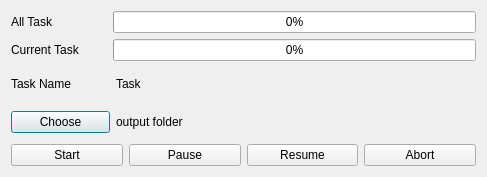
<?xml version="1.0" encoding="UTF-8"?>
<ui version="4.0">
 <class>Dialog</class>
 <widget class="QDialog" name="Dialog">
  <property name="geometry">
   <rect>
    <x>0</x>
    <y>0</y>
    <width>487</width>
    <height>177</height>
   </rect>
  </property>
  <property name="windowTitle">
   <string>Sequencing Manager</string>
  </property>
  <layout class="QVBoxLayout" name="verticalLayout">
   <item>
    <layout class="QHBoxLayout" name="horizontalLayout">
     <item>
      <widget class="QLabel" name="allTaskTextLabel">
       <property name="minimumSize">
        <size>
         <width>96</width>
         <height>0</height>
        </size>
       </property>
       <property name="text">
        <string>All Task</string>
       </property>
      </widget>
     </item>
     <item>
      <widget class="QProgressBar" name="allTaskProgressBar">
       <property name="value">
        <number>0</number>
       </property>
      </widget>
     </item>
    </layout>
   </item>
   <item>
    <layout class="QHBoxLayout" name="horizontalLayout_2">
     <item>
      <widget class="QLabel" name="currentTaskTextLabel">
       <property name="minimumSize">
        <size>
         <width>96</width>
         <height>0</height>
        </size>
       </property>
       <property name="text">
        <string>Current Task</string>
       </property>
      </widget>
     </item>
     <item>
      <widget class="QProgressBar" name="currentTaskProgressBar">
       <property name="value">
        <number>0</number>
       </property>
      </widget>
     </item>
    </layout>
   </item>
   <item>
    <layout class="QHBoxLayout" name="horizontalLayout_5">
     <item>
      <widget class="QLabel" name="allTaskInputTextLabel">
       <property name="minimumSize">
        <size>
         <width>96</width>
         <height>0</height>
        </size>
       </property>
       <property name="text">
        <string>Task Name</string>
       </property>
      </widget>
     </item>
     <item>
      <widget class="QLabel" name="currentTaskName">
       <property name="minimumSize">
        <size>
         <width>360</width>
         <height>0</height>
        </size>
       </property>
       <property name="text">
        <string>Task</string>
       </property>
      </widget>
     </item>
    </layout>
   </item>
   <item>
    <layout class="QHBoxLayout" name="horizontalLayout_4">
     <item>
      <widget class="QPushButton" name="outputFolderButton">
       <property name="text">
        <string>Choose</string>
       </property>
      </widget>
     </item>
     <item>
      <widget class="QLabel" name="outputfolder">
       <property name="minimumSize">
        <size>
         <width>360</width>
         <height>0</height>
        </size>
       </property>
       <property name="text">
        <string>output folder</string>
       </property>
      </widget>
     </item>
    </layout>
   </item>
   <item>
    <layout class="QHBoxLayout" name="horizontalLayout_3">
     <item>
      <widget class="QPushButton" name="startSeqButton">
       <property name="text">
        <string>Start</string>
       </property>
      </widget>
     </item>
     <item>
      <widget class="QPushButton" name="pauseButton">
       <property name="text">
        <string>Pause</string>
       </property>
      </widget>
     </item>
     <item>
      <widget class="QPushButton" name="resumeButton">
       <property name="text">
        <string>Resume</string>
       </property>
      </widget>
     </item>
     <item>
      <widget class="QPushButton" name="abortButton">
       <property name="text">
        <string>Abort</string>
       </property>
      </widget>
     </item>
    </layout>
   </item>
  </layout>
 </widget>
 <resources/>
 <connections/>
</ui>
